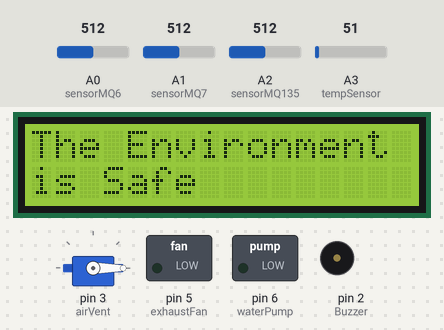
The sketch below on a simulated Arduino Uno, built with avr-gcc and run on an emulated ATmega328P. Shown: 16×2 character LCD, servo, switched loads named in the sketch (green lamp = pin HIGH), buzzer (waves = sounding, pin HIGH). The test bench sets the inputs (shaded band); at power-on: A0 (sensorMQ6) = 512, A1 (sensorMQ7) = 512, A2 (sensorMQ135) = 512, A3 (tempSensor) = 51. What the sketch prints to the serial monitor is not drawn.

Above: at 1.2 s.
1.3 s: A0 (sensorMQ6) set to 523
3.3 s: A0 (sensorMQ6) set to 548
At 5.3 s:
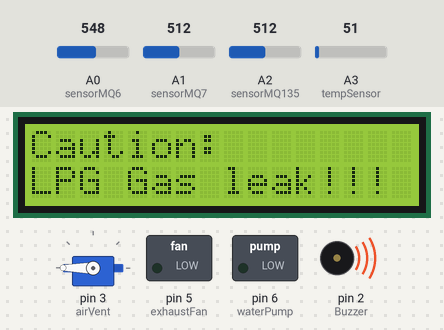
5.6 s: A0 (sensorMQ6) set to 306
At 7.0 s:
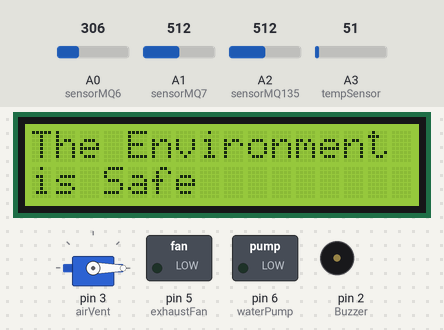
7.7 s: A1 (sensorMQ7) set to 522
At 9.4 s:
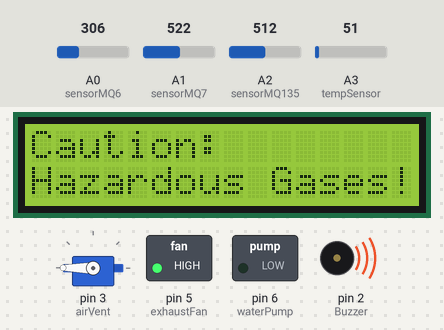
9.8 s: A1 (sensorMQ7) set to 306
At 10.6 s:
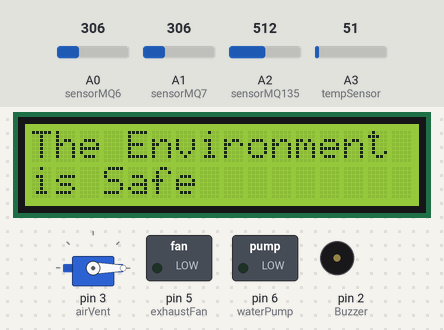
Timing chart, 0 to 12.8 s (numbered marks = the images above; inputs shaded):
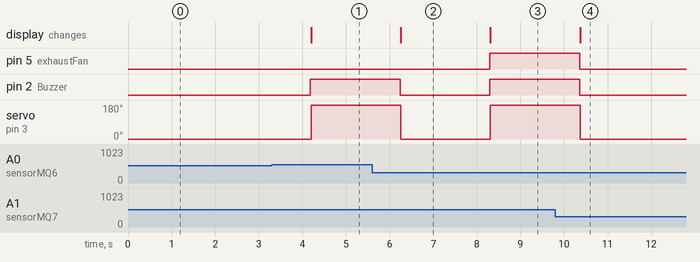

The sketch:

Hazardous_Gas_Detection.ino
```cpp
#include <LiquidCrystal.h>
#include <Servo.h>

LiquidCrystal lcd(8, 9, 10, 11, 12, 13);
Servo servoMotor;
int Buzzer = 2;
int airVent = 3;
int exhaustFan = 5;
int waterPump = 6;
int sensorMQ6 = A0;
int sensorMQ7 = A1;
int sensorMQ135 = A2;
int tempSensor = A3;

float sensorValueMQ6 = 0;
float sensorValueMQ7 = 0;
float sensorValueMQ135 = 0;
float sensorValueLM35 = 0;


// Setting up the devices/components
void setup()
{
  Serial.begin(9600);
  lcd.begin(16, 2); // set up the LCD's number of columns and rows
  lcd.clear();
  lcd.setCursor(0, 0);
  lcd.print("Hazardous Gas");
  lcd.setCursor(0, 1);
  lcd.print("Detection System");

  pinMode(sensorValueMQ6, INPUT);
  pinMode(sensorValueMQ7, INPUT);
  pinMode(sensorValueMQ135, INPUT);

  pinMode(exhaustFan, OUTPUT);
  pinMode(waterPump, OUTPUT);
  pinMode(Buzzer, OUTPUT);

  servoMotor.attach(airVent);
  servoMotor.write(0);
}


// Function to read sensor value for MQ6
float readSensorMQ6()
{
  float sensorVolt;
  float gasRS; // Get value of RS in a GAS
  float R0 = 10000; //example value of R0. Replace with your own
  float ratio; // Get ratio gasRS/RS_air
  float LPG_PPM;

  int sensorValue = analogRead(sensorMQ6);
  sensorVolt = (float)sensorValue/1024*5.0;
  gasRS = (5.0-sensorVolt)/sensorVolt;
  ratio = gasRS/R0;
  float x = 1000 * ratio;
  LPG_PPM = pow(x,-1.431);//LPG PPM
  return LPG_PPM;
}


// Function to read sensor value for MQ7
float readSensorMQ7()
{
  float sensorVolt;
  float gasRS; // Get value of RS in a GAS
  float R0 = 10000; //example value of R0. Replace with your own
  float ratio; // Get ratio gasRS/RS_air
  float valueCO;

  int sensorValue = analogRead(sensorMQ7);
  sensorVolt = (float)sensorValue/1024*5.0;
  gasRS = (5.0 - sensorVolt)/sensorVolt;
  ratio = gasRS / R0;
  float x = 1538 * ratio;
  valueCO = pow(x, -1.709);//CO value in ppm
  return valueCO;
}


// Function to read temperature
float readSensorLM35()
{
  float temp_adc_val = 0;
  float tempC = 0;

  temp_adc_val = analogRead(tempSensor);
  tempC = temp_adc_val * 4.88/10;
  tempC = tempC - 50;

  return tempC;
}

// Driver Function
void loop()
{
  lcd.clear();
  sensorValueMQ6 = readSensorMQ6();	// LPG
  sensorValueMQ7 = readSensorMQ7();	// CO
  sensorValueMQ135 = analogRead(sensorMQ135);	// CO2
  sensorValueLM35 = readSensorLM35();	// Temperature Sensor

  int emergencyFlag = 0;
  // LPG Gas Leak Case
  if(sensorValueMQ6 >= 30)
  {
    digitalWrite(exhaustFan, LOW); // Turning off the exhaust fan
    digitalWrite(waterPump, LOW); // Turning of the sprinkler system
    servoMotor.write(180);  // Opening the vents
    digitalWrite(Buzzer, HIGH); // Buzzer on

    Serial.print("Buzzer: ");
    Serial.println("ON");

    lcd.clear();
    lcd.print("Caution:"); // Print a message to the LCD.
    lcd.setCursor(0,1);
    lcd.print("LPG Gas leak!!!");
    delay(1000);  // Delay of 1 second
  }
  // Fire Case
  else if(sensorValueMQ135 >= 600 && sensorValueLM35 >= 50)
  {
    digitalWrite(exhaustFan, LOW); // Turning off the exhaust fan
    digitalWrite(waterPump, HIGH); // Turning on the sprinkler system
    servoMotor.write(0);  // Closing the vents
    digitalWrite(Buzzer, HIGH); // Buzzer on

    Serial.print("Buzzer: ");
    Serial.println("ON");

    lcd.clear();
    lcd.print("Caution:"); // Print a message to the LCD.
    lcd.setCursor(0,1);
    lcd.print("Fire!!!");
    delay(1000);  // Delay of 1 second
  }
  // Harmful Gas Case
  else if(sensorValueMQ7 >= 25 || sensorValueMQ135 >= 600)
  {
    digitalWrite(exhaustFan, HIGH); // Turning on the exhaust fan
    digitalWrite(waterPump, LOW); // Turning of the sprinkler system
    servoMotor.write(180);  // Opening the vents
    digitalWrite(Buzzer, HIGH); // Buzzer on

    Serial.print("Buzzer: ");
    Serial.println("ON");

    lcd.clear();
    lcd.print("Caution:"); // Print a message to the LCD.
    lcd.setCursor(0,1);
    lcd.print("Hazardous Gases!");
    delay(1000);  // Delay of 1 second
  }
  else
  {
    servoMotor.write(0); // Closing the vents
    digitalWrite(exhaustFan, LOW);  // Turning off the exhaust fan
    digitalWrite(waterPump, LOW); // Turning of the sprinkler system
    digitalWrite(Buzzer, LOW);  // Buzzer off

    Serial.print("Buzzer: ");
    Serial.println("OFF");

    lcd.clear();
    lcd.print("The Environment"); // Print a message to the LCD.
    lcd.setCursor(0,1);
    lcd.print("is Safe");
    delay(1000); // Delay of 1 second
  }

  Serial.print("LPG: ");
  Serial.println(sensorValueMQ6);
  Serial.print("CO: ");
  Serial.println(sensorValueMQ7);
  Serial.print("CO2: ");
  Serial.println(sensorValueMQ135);
  Serial.print("Temperature: ");
  Serial.println(sensorValueLM35);
  Serial.println("-----------------");
}
```

Measured:
- the behaviour switches between 530 and 531 on A0 (sensorMQ6) (found by bisection; images 0 and 1)
- the behaviour switches between 514 and 515 on A1 (sensorMQ7) (found by bisection; images 2 and 3)
- after the input at 1.3 s, every drawn part: stays the same
- after the input at 3.3 s, pin 2 (Buzzer): LOW → HIGH after 0.88 s; servo on pin 3 (airVent): 0° → 180° after 0.90 s; the display: changes after 0.90 s (image 1)
- after the input at 5.6 s, pin 2 (Buzzer): HIGH → LOW after 0.64 s; servo on pin 3 (airVent): 180° → 0° after 0.66 s; the display: changes after 0.66 s (image 2)
- after the input at 7.7 s, pin 5 (exhaustFan), pin 2 (Buzzer): LOW → HIGH after 0.60 s; servo on pin 3 (airVent): 0° → 180° after 0.62 s; the display: changes after 0.62 s (image 3)
- after the input at 9.8 s, pin 5 (exhaustFan), pin 2 (Buzzer): HIGH → LOW after 0.56 s; servo on pin 3 (airVent): 180° → 0° after 0.57 s; the display: changes after 0.57 s (image 4)
